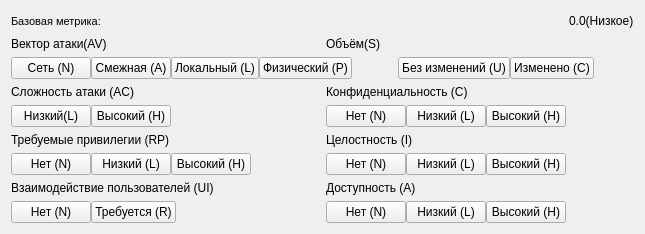
               <widget class="QWidget" name="widget_2" native="true">
                <layout class="QVBoxLayout" name="verticalLayout_6">
                 <item>
                  <layout class="QHBoxLayout" name="horizontalLayout_4">
                   <item>
                    <widget class="QLabel" name="label">
                     <property name="font">
                      <font>
                       <family>MS Shell Dlg 2</family>
                       <pointsize>8</pointsize>
                       <weight>9</weight>
                       <italic>false</italic>
                       <bold>false</bold>
                      </font>
                     </property>
                     <property name="lineWidth">
                      <number>1</number>
                     </property>
                     <property name="text">
                      <string>Базовая метрика:</string>
                     </property>
                     <property name="textFormat">
                      <enum>Qt::AutoText</enum>
                     </property>
                    </widget>
                   </item>
                   <item>
                    <spacer name="horizontalSpacer_3">
                     <property name="orientation">
                      <enum>Qt::Horizontal</enum>
                     </property>
                     <property name="sizeHint" stdset="0">
                      <size>
                       <width>40</width>
                       <height>20</height>
                      </size>
                     </property>
                    </spacer>
                   </item>
                   <item>
                    <widget class="QLabel" name="labelUnputBase">
                     <property name="text">
                      <string>0.0(Низкое)</string>
                     </property>
                    </widget>
                   </item>
                  </layout>
                 </item>
                 <item>
                  <layout class="QHBoxLayout" name="horizontalLayout_5">
                   <item>
                    <widget class="QLabel" name="label_2">
                     <property name="text">
                      <string>Вектор атаки(AV)</string>
                     </property>
                    </widget>
                   </item>
                   <item>
                    <widget class="QLabel" name="label_3">
                     <property name="text">
                      <string>Объём(S)</string>
                     </property>
                    </widget>
                   </item>
                  </layout>
                 </item>
                 <item>
                  <layout class="QHBoxLayout" name="horizontalLayout_8">
                   <item>
                    <layout class="QHBoxLayout" name="horizontalLayout_6">
                     <property name="spacing">
                      <number>0</number>
                     </property>
                     <item>
                      <widget class="QPushButton" name="baseAvBtn_1">
                       <property name="sizePolicy">
                        <sizepolicy hsizetype="Fixed" vsizetype="Fixed">
                         <horstretch>0</horstretch>
                         <verstretch>0</verstretch>
                        </sizepolicy>
                       </property>
                       <property name="text">
                        <string>Сеть (N)</string>
                       </property>
                      </widget>
                     </item>
                     <item>
                      <widget class="QPushButton" name="baseAvBtn_2">
                       <property name="sizePolicy">
                        <sizepolicy hsizetype="Fixed" vsizetype="Fixed">
                         <horstretch>0</horstretch>
                         <verstretch>0</verstretch>
                        </sizepolicy>
                       </property>
                       <property name="text">
                        <string>Смежная (A)</string>
                       </property>
                      </widget>
                     </item>
                     <item>
                      <widget class="QPushButton" name="baseAvBtn_3">
                       <property name="sizePolicy">
                        <sizepolicy hsizetype="Fixed" vsizetype="Fixed">
                         <horstretch>0</horstretch>
                         <verstretch>0</verstretch>
                        </sizepolicy>
                       </property>
                       <property name="text">
                        <string>Локальный (L)</string>
                       </property>
                      </widget>
                     </item>
                     <item>
                      <widget class="QPushButton" name="baseAvBtn_4">
                       <property name="sizePolicy">
                        <sizepolicy hsizetype="Fixed" vsizetype="Fixed">
                         <horstretch>0</horstretch>
                         <verstretch>0</verstretch>
                        </sizepolicy>
                       </property>
                       <property name="text">
                        <string>Физический (P)</string>
                       </property>
                      </widget>
                     </item>
                     <item>
                      <spacer name="horizontalSpacer_43">
                       <property name="orientation">
                        <enum>Qt::Horizontal</enum>
                       </property>
                       <property name="sizeHint" stdset="0">
                        <size>
                         <width>40</width>
                         <height>20</height>
                        </size>
                       </property>
                      </spacer>
                     </item>
                    </layout>
                   </item>
                   <item>
                    <layout class="QHBoxLayout" name="horizontalLayout_7">
                     <property name="spacing">
                      <number>0</number>
                     </property>
                     <item>
                      <widget class="QPushButton" name="baseSUnchangedBtn">
                       <property name="sizePolicy">
                        <sizepolicy hsizetype="Fixed" vsizetype="Fixed">
                         <horstretch>0</horstretch>
                         <verstretch>0</verstretch>
                        </sizepolicy>
                       </property>
                       <property name="text">
                        <string>Без изменений (U)</string>
                       </property>
                      </widget>
                     </item>
                     <item>
                      <widget class="QPushButton" name="baseSChangedBtn">
                       <property name="sizePolicy">
                        <sizepolicy hsizetype="Fixed" vsizetype="Fixed">
                         <horstretch>0</horstretch>
                         <verstretch>0</verstretch>
                        </sizepolicy>
                       </property>
                       <property name="text">
                        <string>Изменено (C)</string>
                       </property>
                      </widget>
                     </item>
                     <item>
                      <spacer name="horizontalSpacer_41">
                       <property name="orientation">
                        <enum>Qt::Horizontal</enum>
                       </property>
                       <property name="sizeHint" stdset="0">
                        <size>
                         <width>40</width>
                         <height>20</height>
                        </size>
                       </property>
                      </spacer>
                     </item>
                    </layout>
                   </item>
                  </layout>
                 </item>
                 <item>
                  <layout class="QHBoxLayout" name="horizontalLayout_12">
                   <item>
                    <widget class="QLabel" name="label_4">
                     <property name="text">
                      <string>Сложность атаки (AC)</string>
                     </property>
                    </widget>
                   </item>
                   <item>
                    <widget class="QLabel" name="label_5">
                     <property name="text">
                      <string>Конфиденциальность (C)</string>
                     </property>
                    </widget>
                   </item>
                  </layout>
                 </item>
                 <item>
                  <layout class="QHBoxLayout" name="horizontalLayout_9">
                   <item>
                    <layout class="QHBoxLayout" name="horizontalLayout_10">
                     <property name="spacing">
                      <number>0</number>
                     </property>
                     <item>
                      <widget class="QPushButton" name="baseAcBtn_1">
                       <property name="sizePolicy">
                        <sizepolicy hsizetype="Fixed" vsizetype="Fixed">
                         <horstretch>0</horstretch>
                         <verstretch>0</verstretch>
                        </sizepolicy>
                       </property>
                       <property name="text">
                        <string>Низкий(L)</string>
                       </property>
                      </widget>
                     </item>
                     <item>
                      <widget class="QPushButton" name="baseAcBtn_2">
                       <property name="sizePolicy">
                        <sizepolicy hsizetype="Fixed" vsizetype="Fixed">
                         <horstretch>0</horstretch>
                         <verstretch>0</verstretch>
                        </sizepolicy>
                       </property>
                       <property name="text">
                        <string>Высокий (H)</string>
                       </property>
                      </widget>
                     </item>
                     <item>
                      <spacer name="horizontalSpacer_38">
                       <property name="orientation">
                        <enum>Qt::Horizontal</enum>
                       </property>
                       <property name="sizeHint" stdset="0">
                        <size>
                         <width>40</width>
                         <height>20</height>
                        </size>
                       </property>
                      </spacer>
                     </item>
                    </layout>
                   </item>
                   <item>
                    <layout class="QHBoxLayout" name="horizontalLayout_11">
                     <property name="spacing">
                      <number>0</number>
                     </property>
                     <item>
                      <widget class="QPushButton" name="baseCNoneBtn">
                       <property name="sizePolicy">
                        <sizepolicy hsizetype="Fixed" vsizetype="Fixed">
                         <horstretch>0</horstretch>
                         <verstretch>0</verstretch>
                        </sizepolicy>
                       </property>
                       <property name="text">
                        <string>Нет (N)</string>
                       </property>
                      </widget>
                     </item>
                     <item>
                      <widget class="QPushButton" name="baseCLowBtn">
                       <property name="sizePolicy">
                        <sizepolicy hsizetype="Fixed" vsizetype="Fixed">
                         <horstretch>0</horstretch>
                         <verstretch>0</verstretch>
                        </sizepolicy>
                       </property>
                       <property name="text">
                        <string>Низкий (L)</string>
                       </property>
                      </widget>
                     </item>
                     <item>
                      <widget class="QPushButton" name="baseCHighBtn">
                       <property name="sizePolicy">
                        <sizepolicy hsizetype="Fixed" vsizetype="Fixed">
                         <horstretch>0</horstretch>
                         <verstretch>0</verstretch>
                        </sizepolicy>
                       </property>
                       <property name="text">
                        <string>Высокий (H)</string>
                       </property>
                      </widget>
                     </item>
                     <item>
                      <spacer name="horizontalSpacer_4">
                       <property name="orientation">
                        <enum>Qt::Horizontal</enum>
                       </property>
                       <property name="sizeHint" stdset="0">
                        <size>
                         <width>40</width>
                         <height>20</height>
                        </size>
                       </property>
                      </spacer>
                     </item>
                    </layout>
                   </item>
                  </layout>
                 </item>
                 <item>
                  <layout class="QHBoxLayout" name="horizontalLayout_13">
                   <item>
                    <widget class="QLabel" name="label_6">
                     <property name="text">
                      <string>Требуемые привилегии (RP)</string>
                     </property>
                    </widget>
                   </item>
                   <item>
                    <widget class="QLabel" name="label_7">
                     <property name="text">
                      <string>Целостность (I)</string>
                     </property>
                    </widget>
                   </item>
                  </layout>
                 </item>
                 <item>
                  <layout class="QHBoxLayout" name="horizontalLayout_14">
                   <item>
                    <layout class="QHBoxLayout" name="horizontalLayout_15">
                     <property name="spacing">
                      <number>0</number>
                     </property>
                     <item>
                      <widget class="QPushButton" name="baseRpBtn_1">
                       <property name="sizePolicy">
                        <sizepolicy hsizetype="Fixed" vsizetype="Fixed">
                         <horstretch>0</horstretch>
                         <verstretch>0</verstretch>
                        </sizepolicy>
                       </property>
                       <property name="text">
                        <string>Нет (N)</string>
                       </property>
                      </widget>
                     </item>
                     <item>
                      <widget class="QPushButton" name="baseRpBtn_2">
                       <property name="sizePolicy">
                        <sizepolicy hsizetype="Fixed" vsizetype="Fixed">
                         <horstretch>0</horstretch>
                         <verstretch>0</verstretch>
                        </sizepolicy>
                       </property>
                       <property name="text">
                        <string>Низкий (L)</string>
                       </property>
                      </widget>
                     </item>
                     <item>
                      <widget class="QPushButton" name="baseRpBtn_3">
                       <property name="sizePolicy">
                        <sizepolicy hsizetype="Fixed" vsizetype="Fixed">
                         <horstretch>0</horstretch>
                         <verstretch>0</verstretch>
                        </sizepolicy>
                       </property>
                       <property name="text">
                        <string>Высокий (H)</string>
                       </property>
                      </widget>
                     </item>
                     <item>
                      <spacer name="horizontalSpacer_7">
                       <property name="orientation">
                        <enum>Qt::Horizontal</enum>
                       </property>
                       <property name="sizeHint" stdset="0">
                        <size>
                         <width>40</width>
                         <height>20</height>
                        </size>
                       </property>
                      </spacer>
                     </item>
                    </layout>
                   </item>
                   <item>
                    <layout class="QHBoxLayout" name="horizontalLayout_16">
                     <property name="spacing">
                      <number>0</number>
                     </property>
                     <item>
                      <widget class="QPushButton" name="baseINoneBtn">
                       <property name="sizePolicy">
                        <sizepolicy hsizetype="Fixed" vsizetype="Fixed">
                         <horstretch>0</horstretch>
                         <verstretch>0</verstretch>
                        </sizepolicy>
                       </property>
                       <property name="text">
                        <string>Нет (N)</string>
                       </property>
                      </widget>
                     </item>
                     <item>
                      <widget class="QPushButton" name="baseILowBtn">
                       <property name="sizePolicy">
                        <sizepolicy hsizetype="Fixed" vsizetype="Fixed">
                         <horstretch>0</horstretch>
                         <verstretch>0</verstretch>
                        </sizepolicy>
                       </property>
                       <property name="text">
                        <string>Низкий (L)</string>
                       </property>
                      </widget>
                     </item>
                     <item>
                      <widget class="QPushButton" name="baseIHighBtn">
                       <property name="sizePolicy">
                        <sizepolicy hsizetype="Fixed" vsizetype="Fixed">
                         <horstretch>0</horstretch>
                         <verstretch>0</verstretch>
                        </sizepolicy>
                       </property>
                       <property name="text">
                        <string>Высокий (H)</string>
                       </property>
                      </widget>
                     </item>
                     <item>
                      <spacer name="horizontalSpacer_5">
                       <property name="orientation">
                        <enum>Qt::Horizontal</enum>
                       </property>
                       <property name="sizeHint" stdset="0">
                        <size>
                         <width>40</width>
                         <height>20</height>
                        </size>
                       </property>
                      </spacer>
                     </item>
                    </layout>
                   </item>
                  </layout>
                 </item>
                 <item>
                  <layout class="QHBoxLayout" name="horizontalLayout_29">
                   <item>
                    <widget class="QLabel" name="label_14">
                     <property name="text">
                      <string>Взаимодействие пользователей (UI)</string>
                     </property>
                    </widget>
                   </item>
                   <item>
                    <widget class="QLabel" name="label_15">
                     <property name="text">
                      <string>Доступность (A)</string>
                     </property>
                    </widget>
                   </item>
                  </layout>
                 </item>
                 <item>
                  <layout class="QHBoxLayout" name="horizontalLayout_30">
                   <item>
                    <layout class="QHBoxLayout" name="horizontalLayout_31">
                     <property name="spacing">
                      <number>0</number>
                     </property>
                     <item>
                      <widget class="QPushButton" name="baseUINoneBtn">
                       <property name="sizePolicy">
                        <sizepolicy hsizetype="Fixed" vsizetype="Fixed">
                         <horstretch>0</horstretch>
                         <verstretch>0</verstretch>
                        </sizepolicy>
                       </property>
                       <property name="text">
                        <string>Нет (N)</string>
                       </property>
                      </widget>
                     </item>
                     <item>
                      <widget class="QPushButton" name="baseUIRequiredBtn">
                       <property name="sizePolicy">
                        <sizepolicy hsizetype="Fixed" vsizetype="Fixed">
                         <horstretch>0</horstretch>
                         <verstretch>0</verstretch>
                        </sizepolicy>
                       </property>
                       <property name="text">
                        <string>Требуется (R)</string>
                       </property>
                      </widget>
                     </item>
                     <item>
                      <spacer name="horizontalSpacer_40">
                       <property name="orientation">
                        <enum>Qt::Horizontal</enum>
                       </property>
                       <property name="sizeHint" stdset="0">
                        <size>
                         <width>40</width>
                         <height>20</height>
                        </size>
                       </property>
                      </spacer>
                     </item>
                    </layout>
                   </item>
                   <item>
                    <layout class="QHBoxLayout" name="horizontalLayout_32">
                     <property name="spacing">
                      <number>0</number>
                     </property>
                     <item>
                      <widget class="QPushButton" name="baseANoneBtn">
                       <property name="sizePolicy">
                        <sizepolicy hsizetype="Fixed" vsizetype="Fixed">
                         <horstretch>0</horstretch>
                         <verstretch>0</verstretch>
                        </sizepolicy>
                       </property>
                       <property name="text">
                        <string>Нет (N)</string>
                       </property>
                      </widget>
                     </item>
                     <item>
                      <widget class="QPushButton" name="baseALowBtn">
                       <property name="sizePolicy">
                        <sizepolicy hsizetype="Fixed" vsizetype="Fixed">
                         <horstretch>0</horstretch>
                         <verstretch>0</verstretch>
                        </sizepolicy>
                       </property>
                       <property name="text">
                        <string>Низкий (L)</string>
                       </property>
                      </widget>
                     </item>
                     <item>
                      <widget class="QPushButton" name="baseAHighBtn">
                       <property name="sizePolicy">
                        <sizepolicy hsizetype="Fixed" vsizetype="Fixed">
                         <horstretch>0</horstretch>
                         <verstretch>0</verstretch>
                        </sizepolicy>
                       </property>
                       <property name="text">
                        <string>Высокий (H)</string>
                       </property>
                      </widget>
                     </item>
                     <item>
                      <spacer name="horizontalSpacer_6">
                       <property name="orientation">
                        <enum>Qt::Horizontal</enum>
                       </property>
                       <property name="sizeHint" stdset="0">
                        <size>
                         <width>40</width>
                         <height>20</height>
                        </size>
                       </property>
                      </spacer>
                     </item>
                    </layout>
                   </item>
                  </layout>
                 </item>
                </layout>
               </widget>
